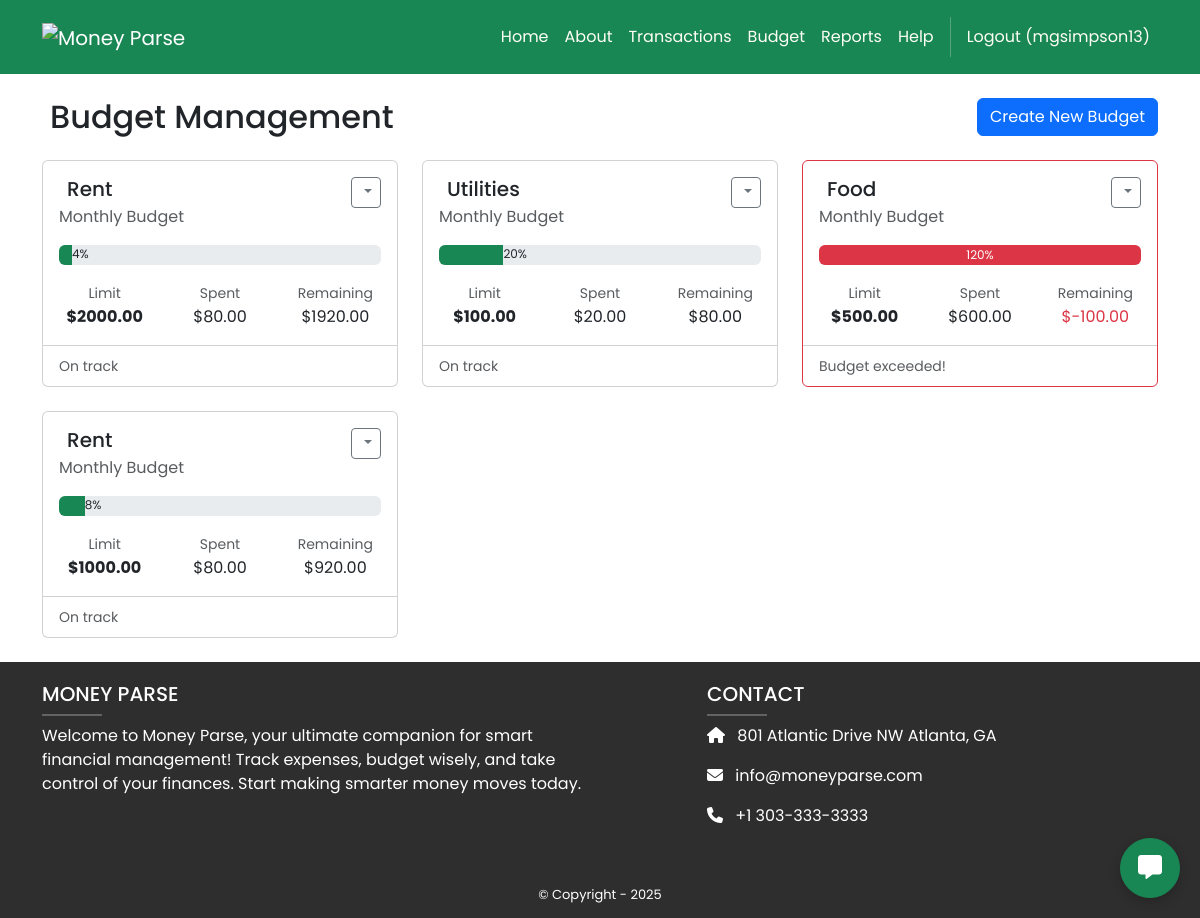
/finances/budget (signed in), run on the app's committed database.
### finances/models.py (models this page shows, shortened)
class Budget(models.Model):
    user = models.ForeignKey(User, on_delete=models.CASCADE)
    category = models.CharField(max_length=100, choices=CATEGORY_CHOICES)
    limit = models.DecimalField(max_digits=10, decimal_places=2)
    @property
    def spent(self):
        return Transaction.objects.filter(user=self.user, category=self.category, type=False).aggregate(
            total=Sum('amount')
        )['total'] or Decimal(0.00)
    @property
    def remaining(self):
        return self.limit - self.spent
    @property
    def percent_used(self):
        if self.limit > 0:
            return (self.spent / self.limit) * 100
        return 0

### finances/views.py (the view)
# urls.py: path('budget', views.budget_view, name='finances.budget'),
@login_required
def budget_view(request):
    if request.method == 'POST':
        if 'delete_id' in request.POST:
            Budget.objects.filter(id=request.POST['delete_id'], user=request.user).delete()
            messages.success(request, "Budget deleted!")
            return redirect('finances.budget')
        else:
            form = BudgetForm(request.POST)
        budgets = Budget.objects.filter(user=request.user)
        exists = False
        if form.is_valid():
            for b in budgets:
                if b.category == form.cleaned_data['category']:
                    b.limit = Decimal(form.cleaned_data['limit'])
                    b.save()
                    exists = True
                    messages.success(request, "Budget updated!")
            if not exists:
                budget = form.save(commit=False)
                budget.user = request.user
                budget.save()
                messages.success(request, "Budget created!")
        return redirect('finances.budget')
    else:
        form = BudgetForm()
    budgets = Budget.objects.filter(user=request.user)
    for b in budgets:
        print(b.category, b.percent_used, b.remaining)
    return render(request, 'finances/budget.html', {
        'form': form,
        'budgets': budgets,
        'categories': CATEGORY_CHOICES,
    })

### finances/templates/finances/budget.html (shortened to what this page needs)
{% extends 'base.html' %}
{% load static %}
{% block content %}
<div class="container mt-4">
    <div class="d-flex justify-content-between align-items-center mb-4">
        <h2 class="mb-0">
            Budget Management
        </h2>
        <button class="btn btn-primary" data-bs-toggle="modal" data-bs-target="#createBudgetModal">
             Create New Budget
        </button>
    </div>
    <div class="row">
        {% for budget in budgets %}
        <div class="col-md-6 col-lg-4 mb-4">
            <div class="card h-100 budget-card {% if budget.percent_used > 100 %}border-danger{% elif budget.percent_used > 80 %}border-warning{% endif %}">
                <div class="card-body">
                    <div class="d-flex justify-content-between align-items-start">
                        <div>
                            <h5 class="card-title">
                                <i class="bi bi-{{ budget.icon }} me-2"></i>{{ budget.get_category_display }}
                            </h5>
                            <p class="card-subtitle text-muted">Monthly Budget</p>
                        </div>
                        <div class="dropdown">
                            <button class="btn btn-sm btn-outline-secondary dropdown-toggle"
                                    type="button" data-bs-toggle="dropdown">
                            </button>
                        </div>
                    </div>
                    <div class="progress mt-3" style="height: 20px;">
                        <div class="progress-bar
                            {% if budget.percent_used > 100 %}bg-danger
                            {% elif budget.percent_used > 80 %}bg-warning
                            {% else %}bg-success{% endif %}"
                            role="progressbar"
                            style="width: {{ budget.percent_used }}%"
                            aria-valuenow="{{ budget.percent_used }}"
                            aria-valuemin="0"
                            aria-valuemax="100">
                            {% if budget.percent_used > 30 %}{{ budget.percent_used|floatformat:0 }}%{% endif %}
                        </div>
                        {% if budget.percent_used <= 30 %}
                        <span class="progress-text">{{ budget.percent_used|floatformat:0 }}%</span>
                        {% endif %}
                    </div>
                    <div class="row mt-3">
                        <div class="col-4 text-center">
                            <small class="text-muted">Limit</small>
                            <p class="mb-0 fw-bold">${{ budget.limit|floatformat:2 }}</p>
                        </div>
                        <div class="col-4 text-center">
                            <small class="text-muted">Spent</small>
                            <p class="mb-0">${{ budget.spent|floatformat:2 }}</p>
                        </div>
                        <div class="col-4 text-center">
                            <small class="text-muted">Remaining</small>
                            <p class="mb-0 {% if budget.remaining < 0 %}text-danger{% endif %}">
                                ${{ budget.remaining|floatformat:2 }}
                            </p>
                        </div>
                    </div>
                </div>
                <div class="card-footer bg-transparent">
                    <small class="text-muted">
                        {% if budget.percent_used > 100 %}
                         Budget exceeded!
                        {% elif budget.percent_used > 80 %}
                        <i class="bi bi-exclamation-triangle-fill text-warning"></i> Approaching limit
                        {% else %}
                         On track
                        {% endif %}
                    </small>
                </div>
            </div>
        </div>
        {% endfor %}
    </div>
</div>
{% endblock %}

### MoneyParse/templates/base.html (shortened to what this page needs)
<!DOCTYPE html>
<html>
  {% load static %}
  <head>
    <link href="https://cdn.jsdelivr.net/npm/bootstrap@5.3.3/dist/css/bootstrap.min.css" rel="stylesheet">
    <link rel="stylesheet" href="https://cdnjs.cloudflare.com/ajax/libs/font-awesome/6.1.1/css/all.min.css">
    <link rel="stylesheet" type="text/css" href="{% static 'css/style.css' %}">
  </head>
  <body>
  <div class="d-flex flex-column min-vh-100">
    <nav class="p-3 navbar navbar-dark bg-success navbar-expand-lg">
      <div class="container">
        <a class="navbar-brand" href="#">
          <img src="{% static 'image/logo.png' %}" alt="Money Parse" style="height: 100%; max-height: 60px;">
        </a>
        <div class="collapse navbar-collapse" id="navbarNavAltMarkup">
          <div class="navbar-nav ms-auto navbar-ml">
            <a class="nav-link" href="{% url 'home.index' %}">Home</a>
            <a class="nav-link" href="{% url 'home.about' %}">About</a>
            <a class="nav-link" href="{% url 'finances.transactions_display' %}">Transactions</a>
            <a class="nav-link" href="{% url 'finances.budget' %}">Budget</a>
            <a class="nav-link" href="{% url 'finances.reports' %}">Reports</a>
            <a class="nav-link" href="{% url 'finances.profile' %}">Help</a>
            {% if user.is_authenticated %}
            <a class="nav-link" href="{% url 'accounts.logout' %}">Logout ({{ user.username }})</a>
            {% else %}
            <a class="nav-link" href="{% url 'accounts.login' %}">Login</a>
            <a class="nav-link" href="{% url 'accounts.signup' %}">Sign Up</a>
            {% endif %}
          </div>
        </div>
      </div>
    </nav>
    <div class = "flex-grow-1">
      {% block content %}
      {% endblock content %}
    </div>
    <section class="py-1 ms-footer-bottom bg-dark text-white">
      <div class="container">
        <div class="row mt-3">
          <div class="col-md-6 mb-4">
            <h5 class="text-uppercase">MONEY PARSE</h5>
            <hr class="mb-2 mt-0" style="width: 60px; background-color: #ffffff; height: 2px" />
            <p>
              Welcome to Money Parse, your ultimate
              companion for smart financial management!
              Track expenses, budget wisely, and
              take control of your finances. Start making
              smarter money moves today.
            </p>
          </div>
          <div class="col-md-5 offset-md-1 mb-4">
            <h5 class="text-uppercase">CONTACT</h5>
            <hr class="mb-2 mt-0" style="width: 60px; background-color: #ffffff; height: 2px" />
            <p><i class="fas fa-home me-2"></i> 801 Atlantic Drive NW Atlanta, GA</p>
            <p><i class="fas fa-envelope me-2"></i> info@moneyparse.com</p>
            <p><i class="fas fa-phone me-2"></i> +1 303-333-3333</p>
          </div>
        </div>
      </div>
    </section>
    <section class="py-1 ms-footer-bottom bg-dark text-white">
      <div class="container text-center">
        <span>© Copyright - 2025</span>
      </div>
    </section>
  </div>
    {% if user.is_authenticated %}
    <button id="chatbotToggle" class="btn btn-success rounded-circle" style="position: fixed; bottom: 20px; right: 20px; z-index: 1050;">
      <i class="fas fa-comment-alt"></i>
    </button>
    {% endif %}
  </body>
</html>

### MoneyParse/static/css/style.css (style rules this page uses)
.navbar a.nav-link { color: #FFFEF6 !important; }
.bg-dark { background-color: #2E2E2E !important; }
.ms-footer-bottom span { font-size: 13px; line-height: 38px; }
html, body { font-family: 'Poppins', sans-serif; }

### MoneyParse/templates/base.html (style rules this page uses)
#chatbotToggle { width: 60px; height: 60px; font-size: 24px; box-shadow: 0 4px 12px rgba(0,0,0,0.2); }
html, body { margin: 0; padding: 0; height: 100%; overflow-y: auto; overscroll-behavior: contain; }
.min-vh-100 { min-height: 100vh; }
.flex-grow-1 { flex: 1 1 auto; }

### data on the page
Budget: category "Rent", percent_used "4", limit "2000.00", spent "80.00", remaining "1920.00", shows "On track"
Budget: category "Utilities", percent_used "20", limit "100.00", spent "20.00", remaining "80.00", shows "On track"
Budget: category "Food", percent_used "120", limit "500.00", spent "600.00", remaining "-100.00", shows "Budget exceeded!"
Budget: category "Rent", percent_used "8", limit "1000.00", spent "80.00", remaining "920.00", shows "On track"

### other printed values
{{ user.username }} "mgsimpson13"
